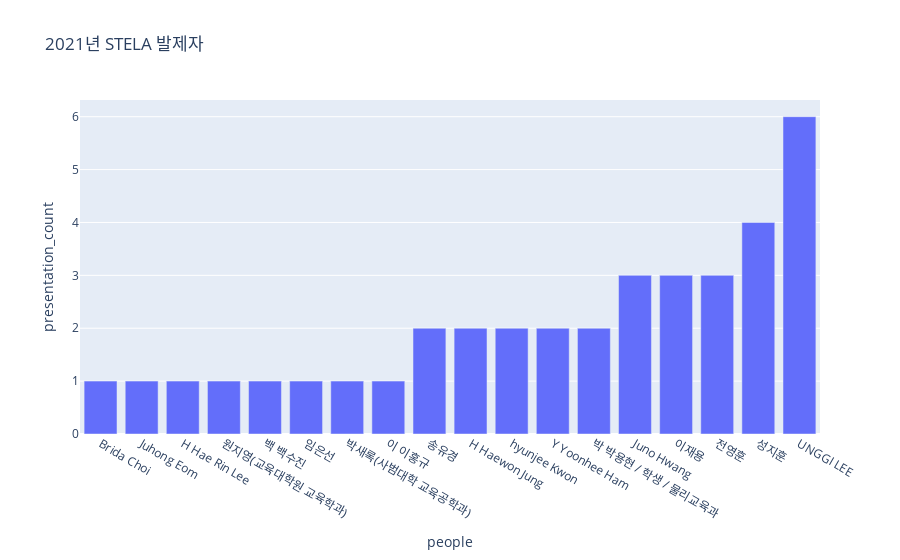

Notebook cell for this chart:
### Code cell
import plotly.express as px

_ = dict(sorted(Pres_count.items(), key=lambda item: item[1]))
for_fig = {'people': [], 'presentation_count': []}
for key in _.keys():
    for_fig['people'].append(key) ; for_fig['presentation_count'].append(Pres_count[key])

fig = px.bar(for_fig, x='people', y='presentation_count', title='2021년 STELA 발제자')
fig.show()

### Figure 1 — Plotly figure (JSON) as saved in the notebook; plotly's stock layout.template omitted (floating-point values rounded to 4 significant figures)
{"data": [{"alignmentgroup": "True", "hovertemplate": "people=%{x}<br>presentation_count=%{y}<extra></extra>", "legendgroup": "", "marker": {"color": "#636efa", "pattern": {"shape": ""}}, "name": "", "offsetgroup": "", "orientation": "v", "showlegend": false, "textposition": "auto", "type": "bar", "x": ["Brida Choi", "Juhong Eom", "H\nHae Rin Lee", "원지영(교육대학원 교육학과)", "백\n백수진", "임은선 ", "박새록(사범대학 교육공학과) ", "이\n이홍규", "송유경", "H\nHaewon Jung", "hyunjee Kwon", "Y\nYoonhee Ham", "박\n박용현 / 학생 / 물리교육과 ", "Juno Hwang", "이재용 ", "전영훈", "성지훈 ", "UNGGI LEE"], "xaxis": "x", "y": [1, 1, 1, 1, 1, 1, 1, 1, 2, 2, 2, 2, 2, 3, 3, 3, 4, 6], "yaxis": "y"}], "layout": {"barmode": "relative", "legend": {"tracegroupgap": 0}, "title": {"text": "2021년 STELA 발제자"}, "xaxis": {"anchor": "y", "domain": [0, 1], "title": {"text": "people"}}, "yaxis": {"anchor": "x", "domain": [0, 1], "title": {"text": "presentation_count"}}}}
